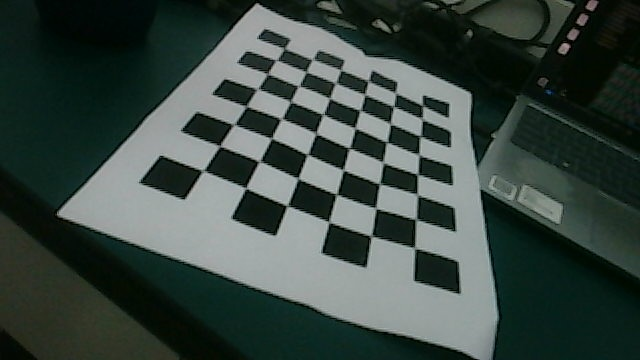
//> input picture build/1.jpg, 640 x 360 px, given in place of the camera
$ ./xiaoneisai   (built with g++ and OpenCV 4)
//> lines starting //> are read from the running program, lines starting //| are printed output that depends on the picture
#include<opencv2/opencv.hpp>
using namespace std;
using namespace cv;
Mat yvchuli(Mat img0)//预处理
{
    //二值化
    Mat img1;
    threshold(img0,img1,127,255,THRESH_BINARY);

    //高斯滤波
    Mat img2;
    GaussianBlur(img1,img2,Size(9,9),0,0);

    //形态学
    Mat img3;
    Mat element=getStructuringElement(MORPH_RECT,Size(3,3));
    morphologyEx(img2,img3,MORPH_CLOSE,element);

    return img3;
}
vector<vector<Point>> findlunkuo(Mat img_fram1,Mat img_fram)//查找轮廓
{
    vector<vector<Point>>ann;
    vector<Vec4i>hir;
    findContours(img_fram1,ann,hir,RETR_TREE,CHAIN_APPROX_NONE);

    drawContours(img_fram,ann,-1,Scalar(0,0,0),5);   //放个绘制轮廓便于观察

    return ann;
}
vector<Rect> shaixuan(vector<vector<Point>>ann1)//筛选轮廓
{
    //放筛选出的轮廓的矩形
    vector<Rect>ann1_num1;
    for(int i=0;i<ann1.size();i++)
    {
        Rect ann=boundingRect(ann1[i]);

        if(ann.height*ann.width<5){continue;}

        //存入矩形
        ann1_num1.push_back(ann);
    }

    return ann1_num1;
}
void huizhi(vector<Rect> ann1_cope,Mat img_fram)//框出灯
{

    for(int j=0;j<ann1_cope.size();j++)
    {
    rectangle(img_fram,Point(ann1_cope[j].x,ann1_cope[j].y),Point(ann1_cope[j].x+ann1_cope[j].width,ann1_cope[j].y+ann1_cope[j].height),Scalar(0,255,0),3);
    }

}
void sw_and_jd()
{
    Mat cameraMatrix = (Mat_<double>(3, 3) <<976.3268391629416, 0, 126.2400522817966,0, 745.3827832976327, 199.5296404260386,0, 0, 1);//内参矩阵
    Mat distCoeffs = (Mat_<double>(5, 1) << 0.5200687726809431, -0.3777490426637254, -0.045160952365915, -0.1042501407959941, -0.1492688106449521);//畸变系数

    vector<Point2f> image=vector<Point2f>//像素二维坐标
    {
        Point2f(),
        Point2f(),
        Point2f(),
        Point2f()

    };
    vector<Point3f> obj=vector<Point3f>//灯外接矩形的三维坐标
    {
        Point3f(),
        Point3f(),
        Point3f(),
        Point3f()

    };

    Mat rvec,tvec;
    solvePnP(obj,image,cameraMatrix,distCoeffs,rvec,tvec);
    cout<<"三维"<<rvec<<endl;

}
int main()
{
    string number="R";//选择红蓝通道
    VideoCapture cap(2);
    for(;;)
    {
        Mat fram,fram_erzhi;cap>>fram;
//> further down, fram is the input picture: 360 rows x 640 cols, CV_8UC3; mean B, G, R 65.7, 71.4, 58.4
        //resize(fram,fram,Size(),2,2);

        //通道相减
        vector<Mat>channels;
        split(fram,channels);
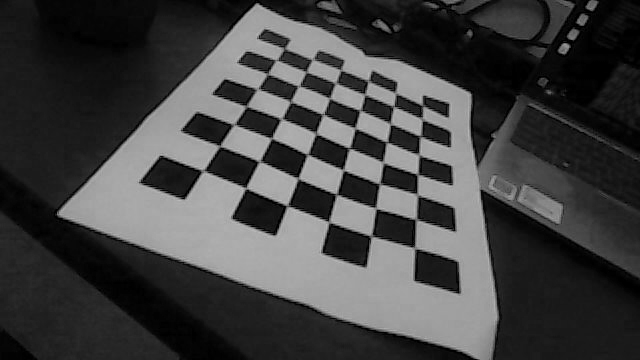
//> channels[0]: 360 rows x 640 cols, CV_8UC1; min 0, max 195, mean 65.7
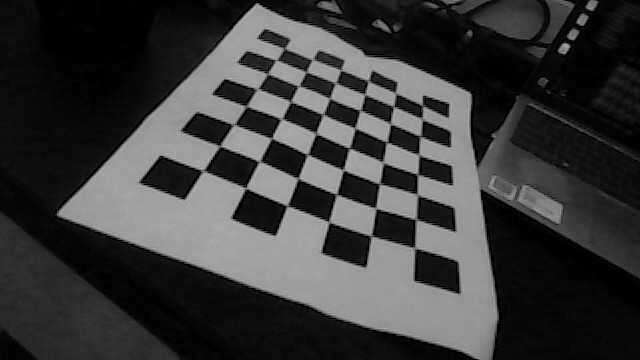
//> channels[2]: 360 rows x 640 cols, CV_8UC1; min 0, max 191, mean 58.4

        if(number=="B")//识别蓝色
        {
            Mat img=channels[0]-channels[2];

            //预处理
            fram_erzhi=yvchuli(img);
        }
        else if(number=="R")//识别红色
        {
            Mat img=channels[2]-channels[0];
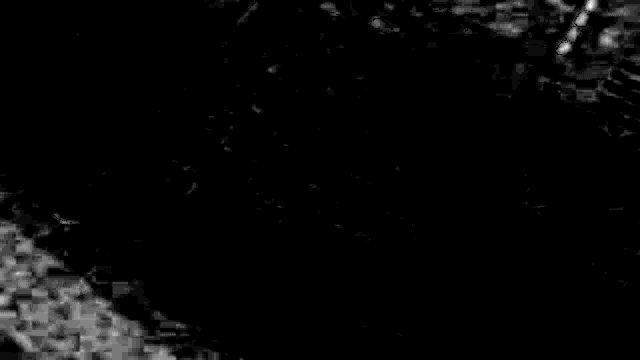
//> img: 360 rows x 640 cols, CV_8UC1; min 0, max 21, mean 0.6; drawn with min black and max white

            //预处理
            fram_erzhi=yvchuli(img);
//> in yvchuli, `threshold(img0,img1,127,255,THRESH_BINARY);`: img1: 360 rows x 640 cols, CV_8UC1; every value is 0
        }
        else{cout<<"没选择红蓝"<<endl;break;}

        //寻找轮廓
        vector<vector<Point>>ann0;
        ann0=findlunkuo(fram_erzhi,fram);
//> in findlunkuo, `findContours(img_fram1,ann,hir,RETR_TREE,CHAIN_APPROX_NONE);`: ann = 0 contours; hir = empty
//> ann0 = 0 contours

        //筛选轮廓
        vector<Rect> ann0_Rect=shaixuan(ann0);

        //绘制轮廓
        huizhi(ann0_Rect,fram);

        //图的显示
        imshow("二值图",fram_erzhi);
        imshow("原图",fram);

        waitKey(1);
    }
    return 0;
}

$ run again, on build/2.jpg
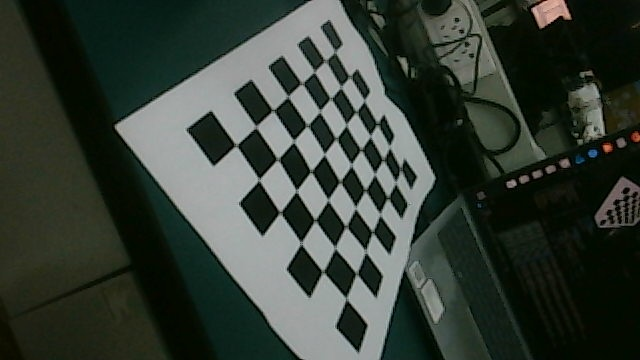
//> input picture build/2.jpg, 640 x 360 px, given in place of the camera
//> fram is the input picture: 360 rows x 640 cols, CV_8UC3; mean B, G, R 52.8, 61.4, 52.8
//> `split(fram,channels);`:
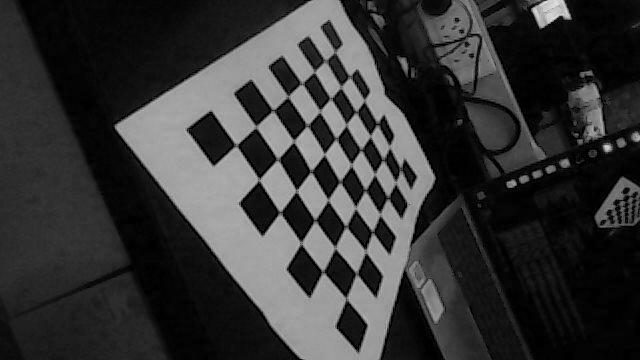
//> channels[2]: 360 rows x 640 cols, CV_8UC1; min 0, max 229, mean 52.8
//> `Mat img=channels[2]-channels[0];`:
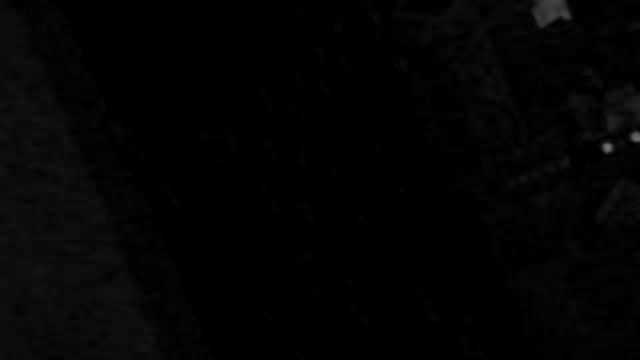
//> img: 360 rows x 640 cols, CV_8UC1; min 0, max 115, mean 3.3
//> img1: 360 rows x 640 cols, CV_8UC1; every value is 0
//> ann = 0 contours; hir = empty
//> ann0 = 0 contours

$ run again, on build/3.jpg
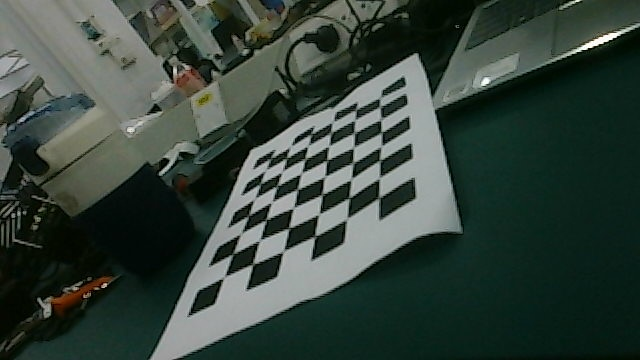
//> input picture build/3.jpg, 640 x 360 px, given in place of the camera
//> fram is the input picture: 360 rows x 640 cols, CV_8UC3; mean B, G, R 60, 68.1, 54.5
//> `split(fram,channels);`:
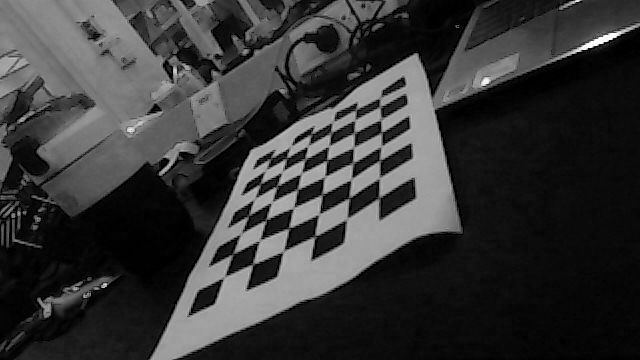
//> channels[2]: 360 rows x 640 cols, CV_8UC1; min 0, max 255, mean 54.5
//> `Mat img=channels[2]-channels[0];`:
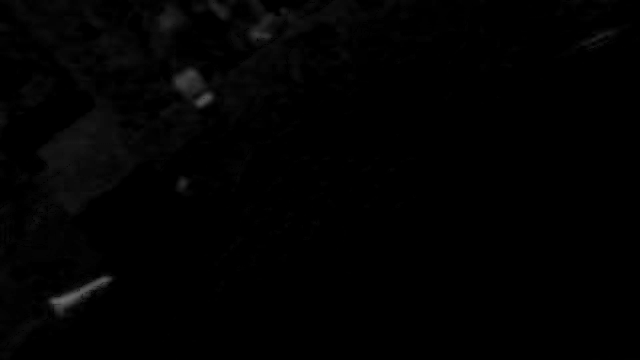
//> img: 360 rows x 640 cols, CV_8UC1; min 0, max 108, mean 1.9
//> img1: 360 rows x 640 cols, CV_8UC1; every value is 0
//> ann = 0 contours; hir = empty
//> ann0 = 0 contours
